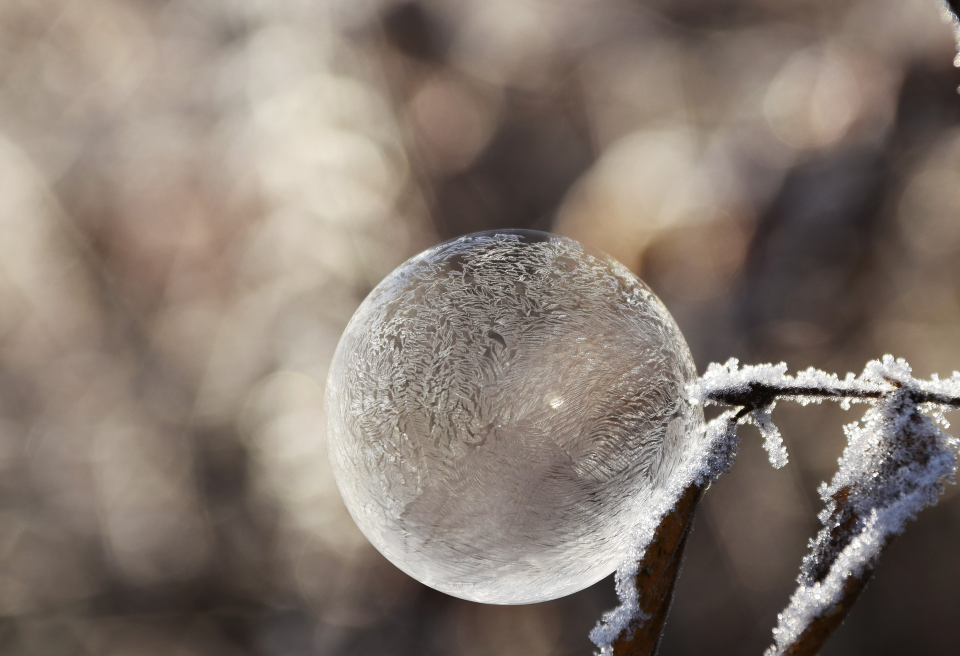
#> input picture basics/bubble.jpg, 1920 x 1312 px (shown at 1/2 size)
$ python splitMerg.py
#> lines starting #> are read from the running program, lines starting #| are printed output that depends on the picture
import numpy as np
import cv2

img = cv2.imread('bubble.jpg')
#> img is the input picture: shape (1312, 1920, 3); mean B, G, R 111.9, 121.2, 133.4

bubble = img[440:1240, 635:1435]        #[height1:heigt2, width1:width2]
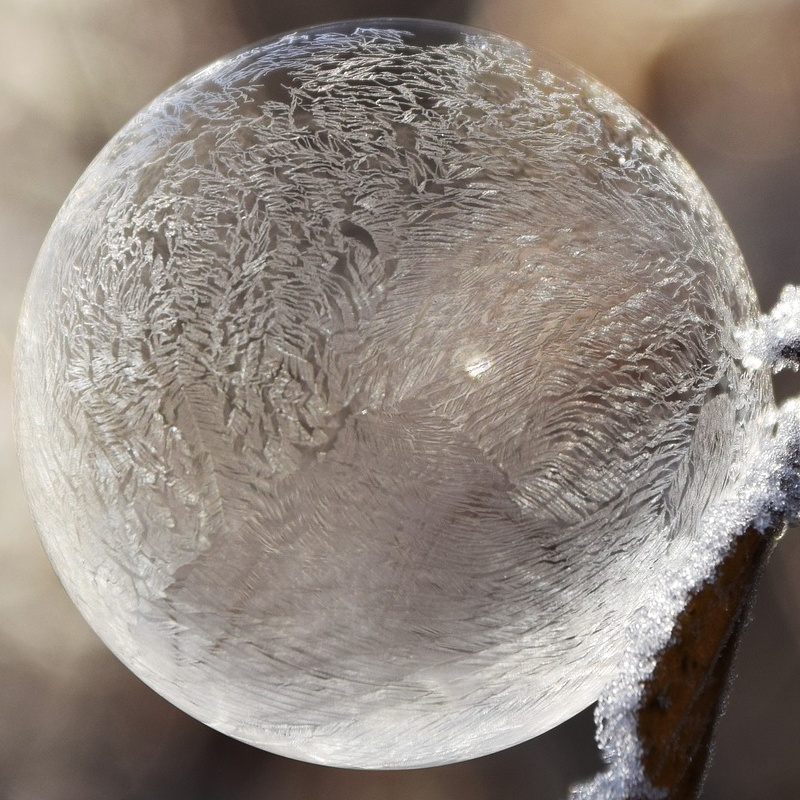
#> bubble: shape (800, 800, 3); mean B, G, R 127.9, 135.8, 145.6
img[0:800, 0:800] = bubble
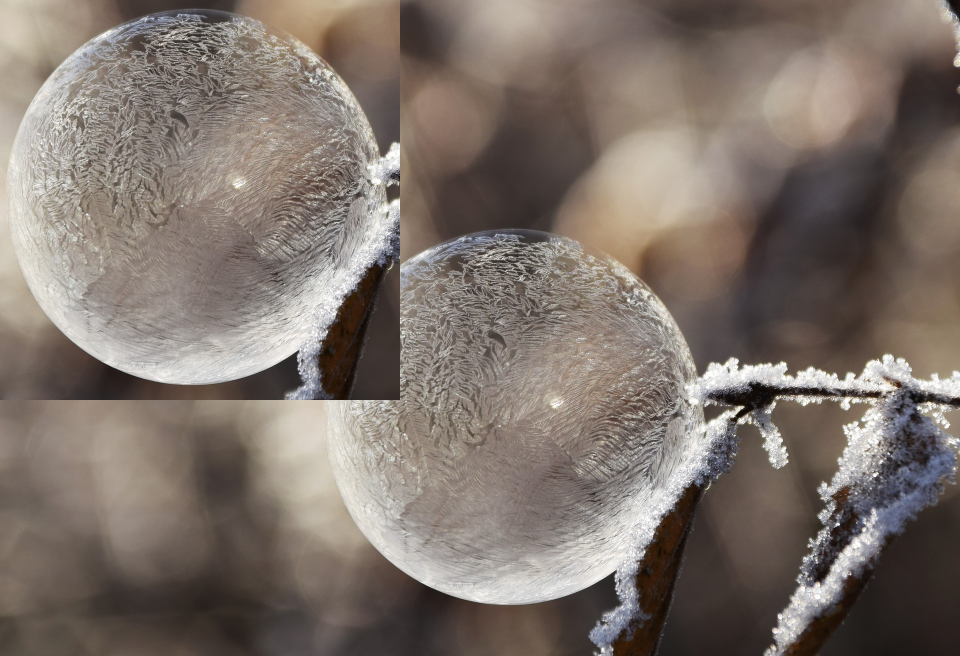
#> img: shape (1312, 1920, 3) (shown at 1/2 size); mean B, G, R 107.4, 115.1, 126.2

cv2.imshow('doubleBubble', img)
cv2.imwrite('doubleBubble.jpg', img)
cv2.waitKey(0)
cv2.destroyAllWindows()
